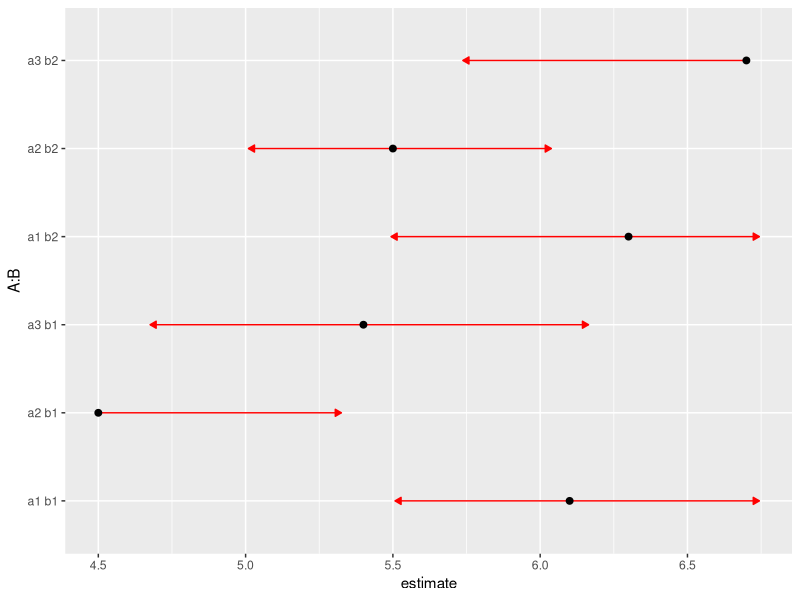
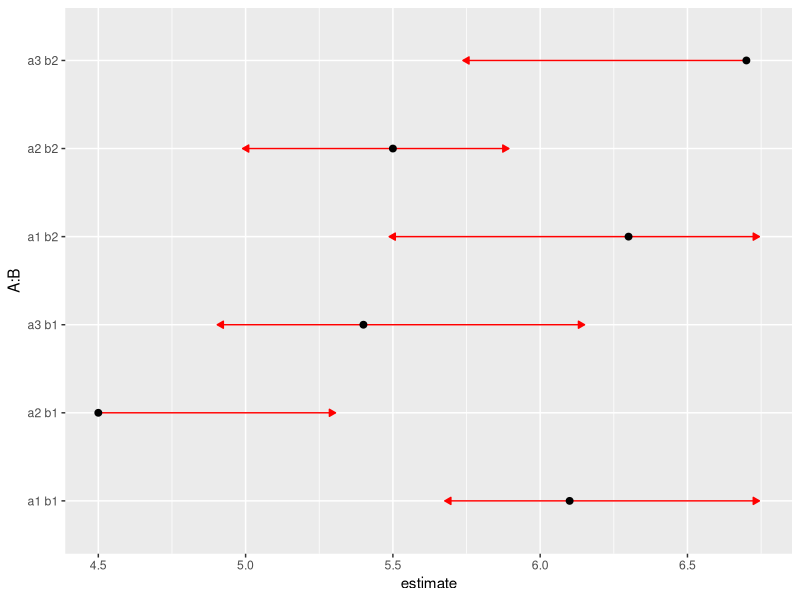
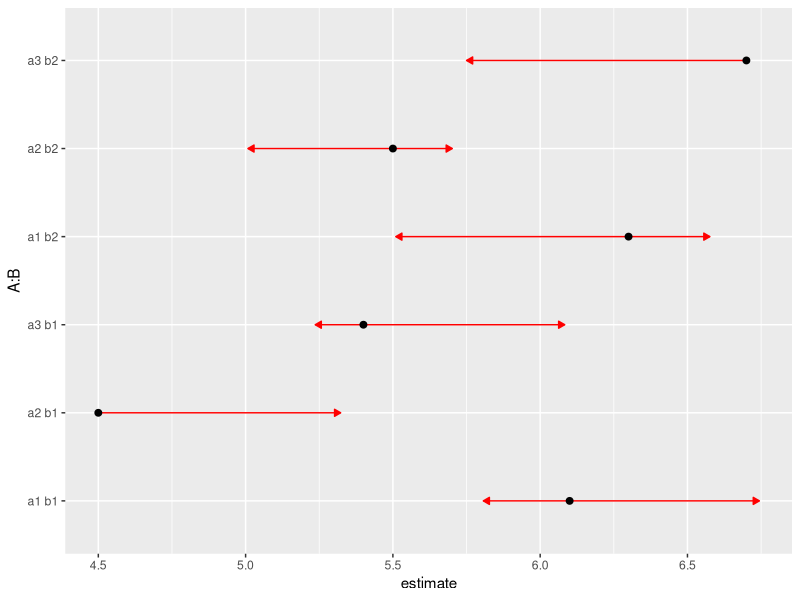

Write R code to recreate these figures, in order. (Note: this script raises an error after producing the figures.)
## ---- echo = FALSE, results = "hide", message = FALSE---------------------------------------------
require("emmeans")
knitr::opts_chunk$set(fig.width = 4.5, fig.height = 2.0, class.output = "ro",
                      class.message = "re", class.error = "re", class.warning = "re")
###knitr::opts_chunk$set(fig.width = 4.5, fig.height = 2.0)

## ---- message = FALSE, fig.alt = "Plot A: Comparison arrows for foo. These arrows overlap or not as per the P-values in pairs(foo) are greater or less than 0.05"----
m = c(6.1, 4.5, 5.4,    6.3, 5.5, 6.7)
se2 = c(.3, .4, .37,  .41, .23, .48)^2
lev = list(A = c("a1","a2","a3"), B = c("b1", "b2"))
foo = emmobj(m, diag(se2), levels = lev, linfct = diag(6))
plot(foo, CIs = FALSE, comparisons = TRUE)

## ---- message = FALSE, fig.alt = "Plot B - for foo3. The arrow lengths are more diverse than in plot A, but the arrows still all work correctly"----
mkmat <- function(V, rho = 0, indexes = list(1:3, 4:6)) {
    sd = sqrt(diag(V))
    for (i in indexes)
        V[i,i] = (1 - rho)*diag(sd[i]^2) + rho*outer(sd[i], sd[i])
    V
}
# Intraclass correlation = 0.3
foo3 = foo
foo3@V <- mkmat(foo3@V, 0.3)
plot(foo3, CIs = FALSE, comparisons = TRUE)

## ---- message = FALSE, fig.alt = "Plot C - for foo6. Not all of the arrows work correctly and we get a warning message with details. The appearance of the arrows is pretty chaotic, with many extending in vastly unequal distances from the means"----
foo6 = foo
foo6@V <- mkmat(foo6@V, 0.6)
plot(foo6, CIs = FALSE, comparisons = TRUE)

## ---- message = FALSE, error = TRUE---------------------------------------------------------------
foo8 = foo
foo8@V <- mkmat(foo8@V, 0.8)
plot(foo8, CIs = FALSE, comparisons = TRUE)

## ---- message = FALSE, fig.alt = "Plot D - foo8, separate panels for each B. This is a nicely behaved plot because we are not mixing together between-B and within-B SEs."----
plot(foo8, CIs = FALSE, comparisons = TRUE, by = "B")

## ----fig.alt = "pwpp of foo6, providing a fairly readable display of the P-values in pairs(foo6)"----
pwpp(foo6, sort = FALSE)
pwpm(foo6)

## -------------------------------------------------------------------------------------------------
options(contrasts = c("contr.treatment", "contr.poly"))   ## ensure system default
w <- warpbreaks[1:40, ]   ### no data for (wool = B, tension = H)
w.lm <- lm(breaks ~ wool * tension, data = w)
w.rg <- ref_grid(w.lm)
(jt <- joint_tests(w.rg))

## -------------------------------------------------------------------------------------------------
(test.all <- test(contrast(w.rg, "consec"), joint = TRUE))

## -------------------------------------------------------------------------------------------------
(ef <- attr(jt, "est.fcns"))

## -------------------------------------------------------------------------------------------------
tmp <- w.rg
tmp@linfct <- do.call(rbind, ef)      # combine EFs into a matrix
tmp@grid <- tmp@grid[1:2, ]           # replace the @linfct and @grid slots
(test.ef <- test(tmp, joint = TRUE))  #  -- that's enough to get the test

## -------------------------------------------------------------------------------------------------
(test.all$df1 * test.all$F.ratio  -  test.ef$df1 * test.ef$F.ratio) /
    (test.all$df1 - test.ef$df1)
